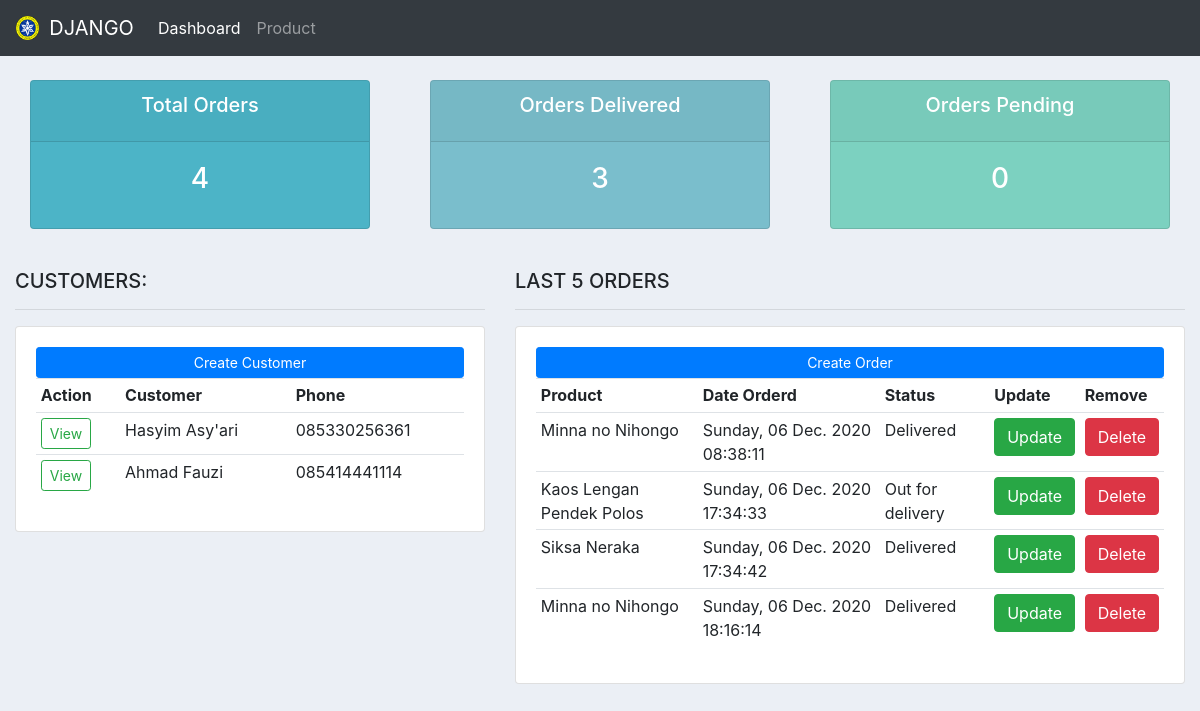
Before: / with the older database file.
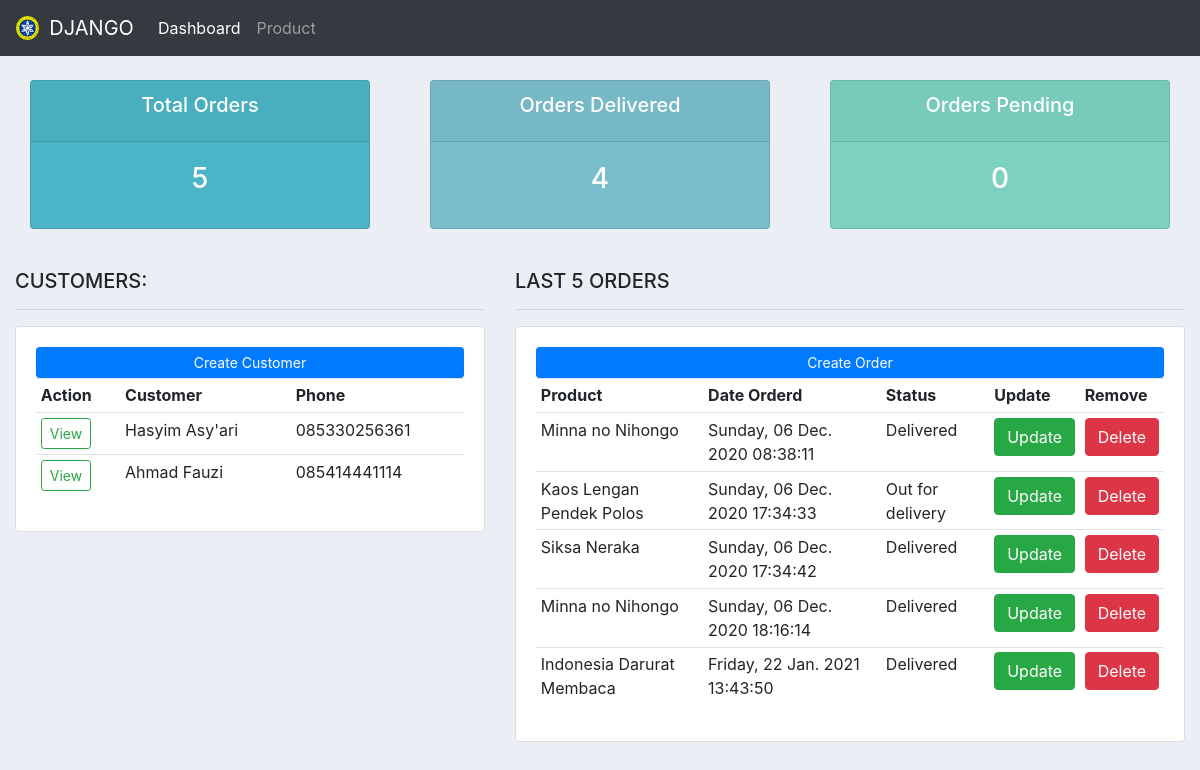
After: the same page with the newer database file.
### Asyari/models.py (models this page shows, shortened)
class Custumer(models.Model):
    name = models.CharField(max_length=200, blank=True, null=True)
    phone = models.CharField(max_length=200, blank=True, null=True)
    email = models.CharField(max_length=200, blank=True, null=True)
    date_created = models.DateTimeField(auto_now_add=True, null=True)

class Order(models.Model):
    STATUS = (
        ('Pending', 'Pending'),
        ('Out for delivery', 'Out for delivery'),
        ('Delivered', 'Delivered'),
    )
    custumer = models.ForeignKey(Custumer, null=True, on_delete=models.SET_NULL)
    product = models.ForeignKey(Product, null=True, on_delete=models.SET_NULL)
    date_created = models.DateTimeField(auto_now_add=True, null=True)
    status = models.CharField(max_length=200, null=True, choices=STATUS)
    note = models.CharField(max_length=200, blank=True, null=True)

class Product(models.Model):
    CATEGORY = (
        ('Indoor', 'Indoor'),
        ('Out Door', 'Out Door'),
    )
    name = models.CharField(max_length=200, blank=True, null=True)
    price = models.IntegerField(blank=True, null=True)
    category = models.CharField(max_length=200, blank=True, null=True, choices=CATEGORY)
    description = models.CharField(max_length=200, blank=True, null=True)
    date_created = models.DateTimeField(auto_now_add=True, null=True)
    tag = models.ManyToManyField(Tag)
    def __str__(self):
        return self.name

### Asyari/views.py (the view)
# urls.py: path('', views.home, name='home'),
def home(request):
    list_custumer = Custumer.objects.all()
    list_order = Order.objects.all()
    total_orders = list_order.count()
    delivered = list_order.filter(status = 'Delivered').count()
    pending = list_order.filter(status = 'Pending').count()
    context = {
        'judul': 'Halaman Beranda',
        'menu': 'home',
        'custumer':list_custumer,
        'order':list_order,
        'data_total_orders': total_orders,
        'data_delivered' : delivered,
        'data_pending' : pending,
    }
    return render(request, 'data/dashboard.html', context)

### Asyari/templates/data/dashboard.html
{% extends "data/main.html" %}
{% block content %}
{% include "data/status.html" %}
<br>
<div class="container-fluid">
    <div class="row">
        <div class="col-md-5">
            <h5>CUSTOMERS:</h5>
            <hr>
            <div class="card card-body">
                <a class="btn btn-primary btn-sm btn-block" href="">Create Customer</a>
                <table class="table table-sm">
                    <tr>
                        <th>Action</th>
                        <th>Customer</th>
                        <th>Phone</th>
                    </tr>
                    {% for datacustumer in custumer %}
                    <tr>
                        <td><a href="{% url 'custumer' datacustumer.id %}" class="btn btn-outline-success btn-sm">View</></td>
                        <td>{{ datacustumer.name }}</td>
                        <td>{{ datacustumer.phone }}</td>
                    </tr>
                    {% endfor %}
                </table>
            </div>
        </div>
        <div class="col-md-7">
            <h5>LAST 5 ORDERS</h5>
            <hr>
            <div class="card card-body">
                <a class="btn btn-primary btn-sm btn-block" href="{% url 'create_order' %}">Create Order</a>
                <table class="table table-sm">
                    <tr>
                        <th>Product</th>
                        <th>Date Orderd</th>
                        <th>Status</th>
                        <th>Update</th>
                        <th>Remove</th>
                    </tr>
                    {% for dataorder in order %}
                    <tr>
                        <td>{{ dataorder.product }}</td>
                        <td>{{ dataorder.date_created|date:"l, d N Y" }} {{ dataorder.date_created|time:"H:i:s" }}</td>
                        <td>{{ dataorder.status }}</td>
                        <td><a href="{% url 'update_order' dataorder.id %}" class="btn btn-success">Update</a></td>
                        <td><a href="{% url 'delete_order' dataorder.id %}" class="btn btn-danger">Delete</a></td>
                    </tr>
                    {% endfor %}
                </table>
            </div>
        </div>
    </div>
</div>
{% endblock content %}

### Asyari/templates/data/main.html (shortened to what this page needs)
{% load static %}
<!doctype html>
<html lang="en">
<head>
    <link rel="stylesheet" href="https://maxcdn.bootstrapcdn.com/bootstrap/4.0.0/css/bootstrap.min.css">
    <link rel="stylesheet" type="text/css" href="{% static '/css/main.css' %}">
</head>
<body>
    {% include "data/navbar.html" %}
    {% block content %}
    {% endblock content %}
</body>
</html>

### Asyari/templates/data/navbar.html (shortened to what this page needs)
{% load static %}
<nav class="navbar navbar-expand-lg navbar-dark bg-dark">
    <img src="{% static '/images/logo.png' %}" id="logo">
    <a class="navbar-brand" href="#">DJANGO</a>
    <div class="collapse navbar-collapse" id="navbarNavAltMarkup">
        <div class="navbar-nav">
            <a class="nav-link {% if menu == 'home' %} active {% endif %}" href="{% url 'home' %}">Dashboard</a>
            <a class="nav-link {% if menu == 'products' %} active {% endif %}" href="{% url 'products' %}">Product</a>
        </div>
    </div>
</nav>

### Asyari/templates/data/status.html (shortened to what this page needs)
<div class="container-fluid">
    <div class="row">
        <div class="col">
            <div class="col-md">
                <div class="card text-center text-white mb-3" id="total-orders">
                    <div class="card-header">
                        <h5 class="card-title">Total Orders</h5>
                    </div>
                    <div class="card-body">
                        <h3 class="card-title">{{ data_total_orders }}</h3>
                    </div>
                </div>
            </div>
        </div>
        <div class="col">
            <div class="col-md">
                <div class="card text-center text-white mb-3" id="orders-delivered">
                    <div class="card-header">
                        <h5 class="card-title">Orders Delivered</h5>
                    </div>
                    <div class="card-body">
                        <h3 class="card-title">{{ data_delivered }}</h3>
                    </div>
                </div>
            </div>
        </div>
        <div class="col">
            <div class="col-md">
                <div class="card text-center text-white mb-3" id="orders-pending">
                    <div class="card-header">
                        <h5 class="card-title">Orders Pending</h5>
                    </div>
                    <div class="card-body">
                        <h3 class="card-title">{{ data_pending }}</h3>
                    </div>
                </div>
            </div>
        </div>
    </div>
</div>

### static/css/main.css (style rules this page uses)
#logo { width: 2%; margin-right: 10px; }
body { background-color: #ebeff5; }
#total-orders { background-color: #4cb4c7; }
#orders-delivered { background-color: #7abecc; }
#orders-pending { background-color: #7CD1C0; }

Changed rows visible on the page:
added Order: product "Indonesia Darurat Membaca", date_created "Friday, 22 Jan. 2021", date_created "13:43:50", status "Delivered"
Other visible differences:
{{ data_total_orders }}: "4" → "5"
{{ data_delivered }}: "3" → "4"
